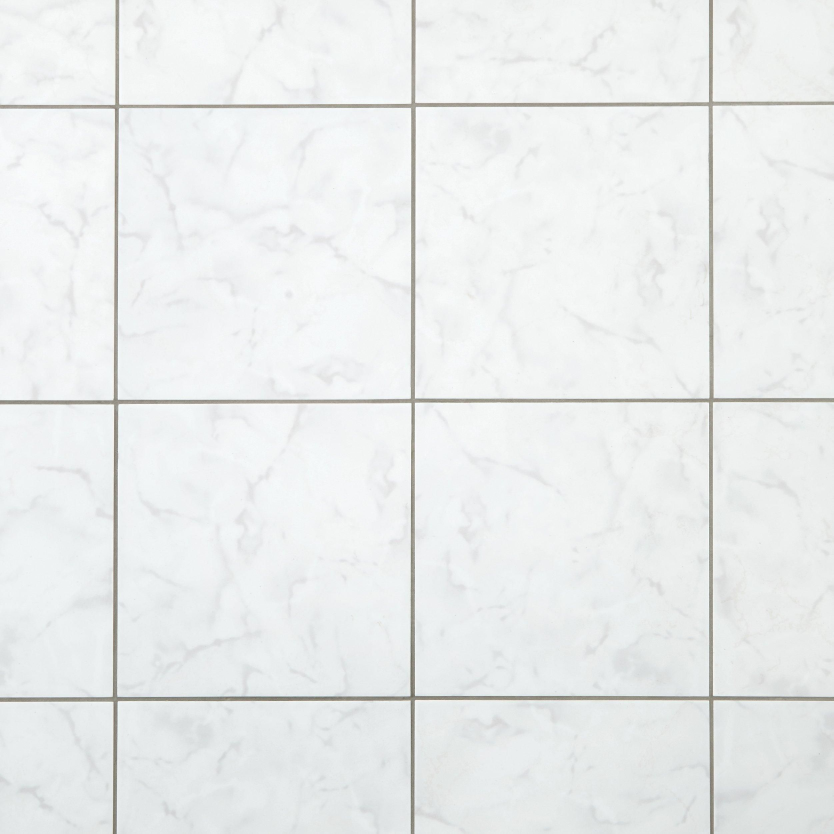
#> input picture RoboHacks_2/floor_image/cleanfloor.JPG, 2500 x 2500 px (shown at 1/3 size)
$ python -i test_cv2_processing.py   (imports and definitions only)
#> lines starting #> are read from the running program, lines starting #| are printed output that depends on the picture; after the words box and inside, x2 and y2 are one past the last pixel; in counts of white or black regions, pixels touching at a corner belong together
# Author: Yee Chuen Teoh
# title: test_cv2_processing
# description: test zone for learning opencv on pyton for processing image

import cv2
import numpy as np
import os


def removeVH(file):
#> called with file = 'floor_image/cleanfloor.JPG'
    image = cv2.imread(file)
#> image is the input picture: shape (2500, 2500, 3); mean B, G, R 236.8, 237, 234.6
    image = cv2.resize(image, (540, 540))
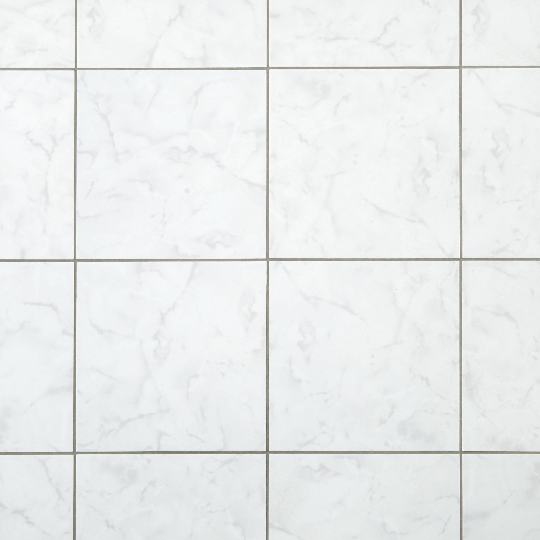
#> image: shape (540, 540, 3); mean B, G, R 236.6, 236.8, 234.5
    gray = cv2.cvtColor(image,cv2.COLOR_BGR2GRAY)
    thresh = cv2.threshold(gray, 0, 255, cv2.THRESH_BINARY_INV + cv2.THRESH_OTSU)[1]
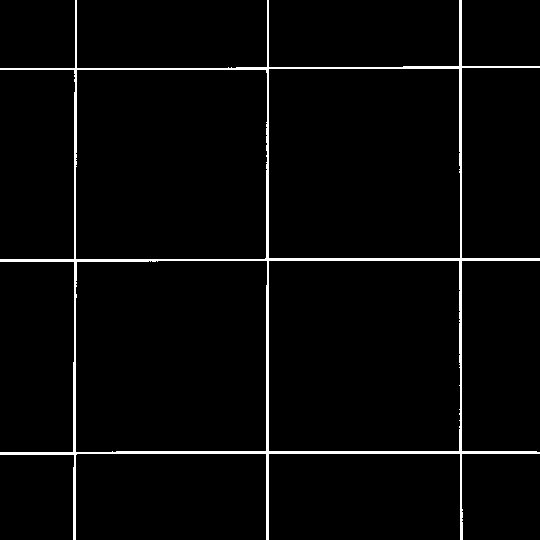
#> thresh: shape (540, 540); 2.9% white; 1 white region, box (x1, y1, x2, y2) and area: (0, 0, 540, 540) 8417

    # Remove horizontal
    horizontal_kernel = cv2.getStructuringElement(cv2.MORPH_RECT, (25,1))
    detected_lines = cv2.morphologyEx(thresh, cv2.MORPH_OPEN, horizontal_kernel, iterations=2)
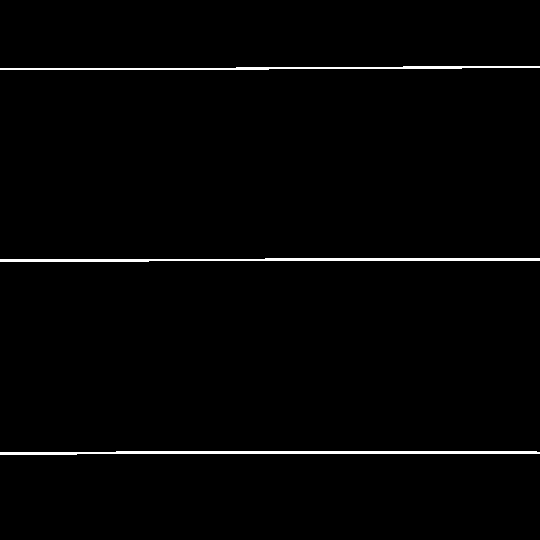
#> detected_lines: shape (540, 540); 1.5% white; 3 white regions
    cnts = cv2.findContours(detected_lines, cv2.RETR_EXTERNAL, cv2.CHAIN_APPROX_SIMPLE)
#> cnts = 3 contours; box (x1, y1, x2, y2) and area: (0, 451, 540, 455) 1036, (0, 258, 540, 262) 962, (0, 66, 540, 70) 631
    cnts = cnts[0] if len(cnts) == 2 else cnts[1]
    for c in cnts:
        cv2.drawContours(image, [c], -1, (255,255,255), 2)
#> this loop made 3 passes
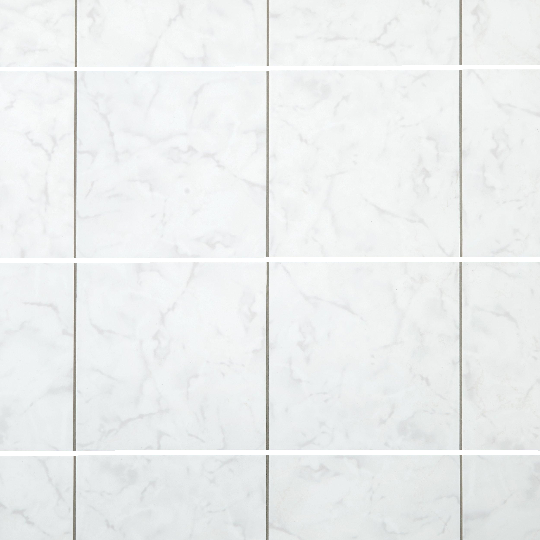
#> image: shape (540, 540, 3); 2.57% of pixels changed, all inside (x1, y1, x2, y2) = (0, 65, 540, 456)

    # Test Remove Vertical
    vertical_kernel = cv2.getStructuringElement(cv2.MORPH_RECT, (1,25))
#> vertical_kernel = 25 values from 1 to 1
    detected_lines2 = cv2.morphologyEx(thresh, cv2.MORPH_OPEN, vertical_kernel, iterations=2)
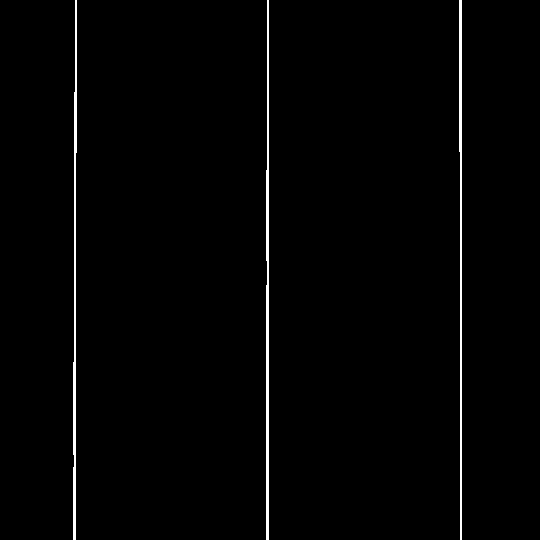
#> detected_lines2: shape (540, 540); 1.4% white; 3 white regions
    cnts = cv2.findContours(detected_lines2, cv2.RETR_EXTERNAL, cv2.CHAIN_APPROX_SIMPLE)
#> cnts = 3 contours; box (x1, y1, x2, y2) and area: (266, 0, 269, 540) 884, (73, 0, 77, 540) 766, (459, 0, 462, 540) 690
    cnts = cnts[0] if len(cnts) == 2 else cnts[1]
    for c in cnts:
        cv2.drawContours(image, [c], -1, (255,255,255), 2)
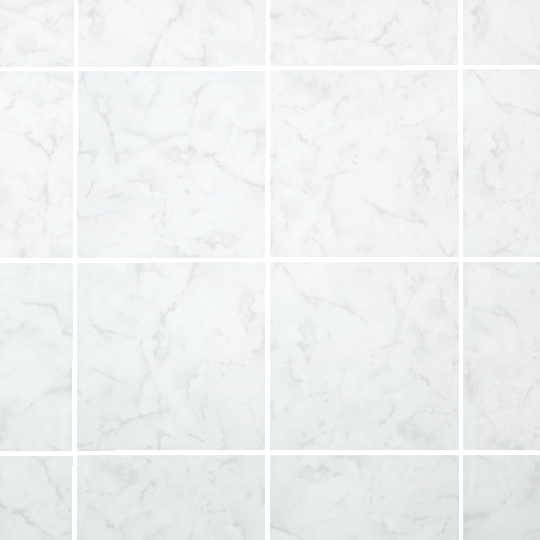
#> image: shape (540, 540, 3); 2.41% of pixels changed, all inside (x1, y1, x2, y2) = (72, 0, 463, 540)

    # Repair the image
    #repair_kernel = cv2.getStructuringElement(cv2.MORPH_RECT, (1,6))
    #result = 255 - cv2.morphologyEx(255 - image, cv2.MORPH_CLOSE, repair_kernel, iterations=1)

    # below shows the image, change the second image word

    number = 0
    imagename = 'process2.'+str(number)+'.jpg'
    while os.path.exists(imagename):
        number+=1
        imagename = 'process2.'+str(number)+'.jpg'

    cv2.imwrite(imagename,image)

    return(imagename)


#image = removeVH(r'D:\Coding Software\HackathonVSC\Hackathon\RoboHacks_2\floor_image\4brigtnesstest.jpg')
#cv2.imwrite('filename.jpg',image)

>>> result = removeVH('floor_image/cleanfloor.JPG')
